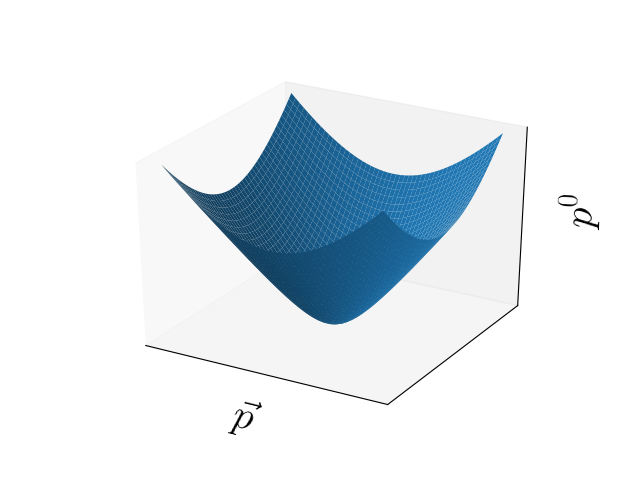

Recreate this plot in Python.
import numpy as np
import matplotlib.pyplot as plt
from mpl_toolkits.mplot3d import Axes3D
from matplotlib import rc

rc("text", usetex = True)

fig = plt.figure()
ax = fig.add_subplot(111, projection = "3d")
x = np.linspace(-10, 10)
y = x
m = 3
X, Y = np.meshgrid(x, y)
z = np.sqrt(m*m + X*X + Y*Y)
ax.plot_surface(X, Y, z)
ax.set_xlabel(r"$\vec{p}$", fontsize = 30)
ax.set_zlabel("$p^0$", fontsize = 30)
ax.set_xticks([])
ax.set_yticks([])
ax.set_zticks([])
plt.savefig("hiberboloide.png")
